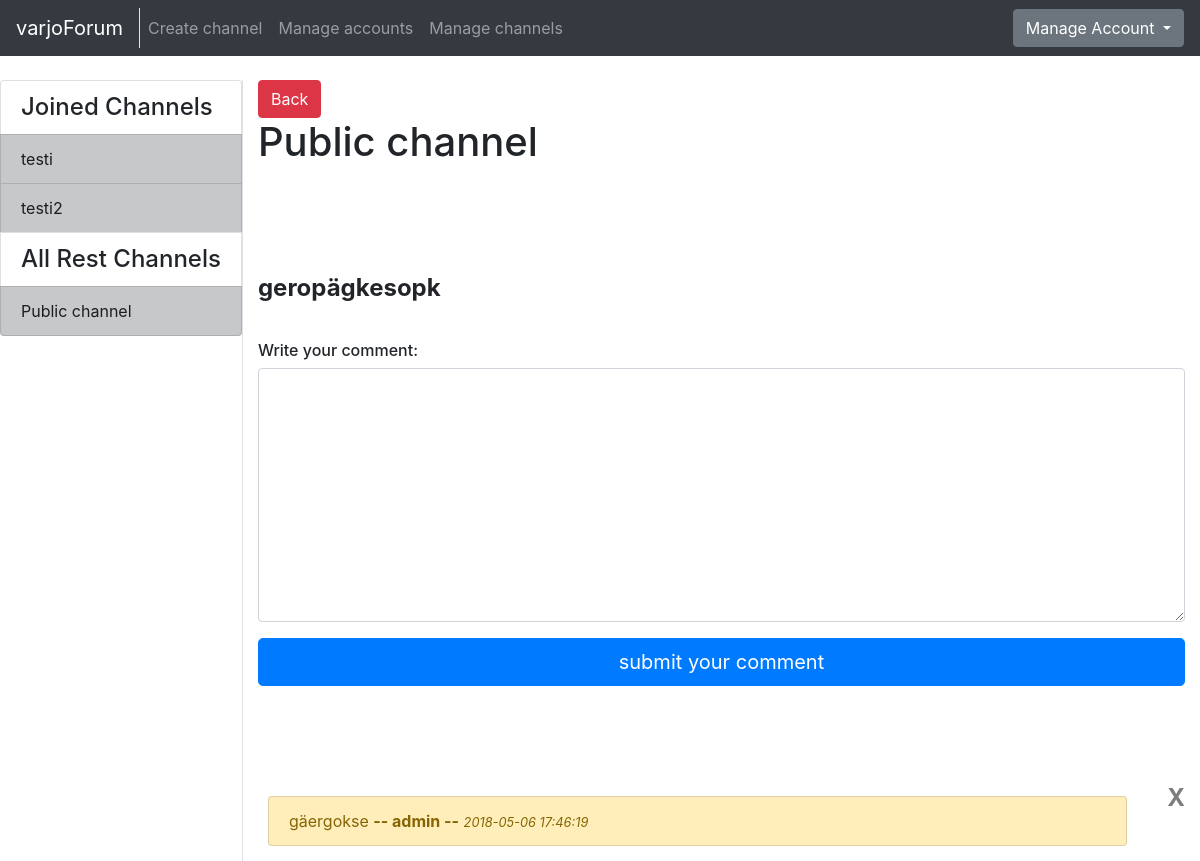
The app's page /channels/message/1/2/ (signed in) with its own data.
### application/channels/models.py (models this page shows, shortened)
class Channel(Base):
    name = db.Column(db.String(144), nullable=False)
    introduction = db.Column(db.Text, nullable=False)
    messages = db.relationship("Message", backref='Channel', lazy=True)
    accounts = db.relationship('Account', secondary=accounts, lazy='subquery',
        backref=db.backref('channels', lazy=True))
    @staticmethod
    def get_my_channels(account_id):
        stmt = text("SELECT Channel.id, Channel.name"
                    " FROM Channel, Account, Accounts"
                    " WHERE Channel.id = Accounts.channel_id"
                    " AND Account.id = Accounts.account_id"
                    " AND Account.id = :account_id").params(account_id=account_id)
        res = db.engine.execute(stmt)
        response = []
        for row in res:
            response.append({"channel_id":row[0], "channel_name":row[1]})
        return response
    @staticmethod
    def get_channels_where_not_in(account_id):
        stmt = text("SELECT channel.id, channel.name"
                    " FROM Channel"
                    " WHERE Channel.id NOT IN ("
                        " SELECT Channel.id"
                            " FROM Channel, Account, Accounts"
                            " WHERE Channel.id = Accounts.channel_id"
                            " AND Account.id = Accounts.account_id"
                            " AND Account.id = :account_id"
                    " )").params(account_id=account_id)
        res = db.engine.execute(stmt)
        response = []
        for row in res:
            response.append({"id":row[0], "name":row[1]})
        return response

### application/messages/models.py (models this page shows, shortened)
class Message(Base):
    body = db.Column(db.Text, nullable=False)
    writer = db.Column(db.String(144), nullable=False)
    account_id = db.Column(db.Integer, db.ForeignKey('account.id'), nullable=False)
    channel_id = db.Column(db.Integer, db.ForeignKey('channel.id'), nullable=False)
    comments = db.relationship("Comment", backref='message', lazy=True)

### application/comments/models.py (models this page shows, shortened)
class Comment(Base):
  body = db.Column(db.Text, nullable=False)
  writer = db.Column(db.String(144), nullable=False)
  message_id = db.Column(db.Integer, db.ForeignKey('message.id'), nullable=False)
  account_id = db.Column(db.Integer, db.ForeignKey('account.id'), nullable=False)

### application/messages/views.py (the view)
@app.route("/channels/message/<channel_id>/<message_id>/", methods=["GET"])
@login_required
def message_index(channel_id, message_id):
    c = Channel.query.get(channel_id)
    m = Message.query.get(message_id)
    comments = []
    if m is not None:
        comments = m.comments
    return render_template("messages/message.html", channel = c, message = m, comments = comments, messageform=MessageForm(),
        all_channels = Channel.get_channels_where_not_in(current_user.id), my_channels = Channel.get_my_channels(current_user.id))

### application/messages/forms.py
class MessageForm(FlaskForm):
  body = TextAreaField("Write your message: ", [validators.length(min=2)])
  class Meta:
    csrf = False

### application/__init__.py (called while the page is built)
@login_manager.user_loader
def load_user(account_id):
  return Account.query.get(account_id)

### application/templates/messages/message.html (shortened to what this page needs)
{% extends "layout.html" %}
{% block body %}
  <a href="{{ url_for('one_channel_index', channel_id=channel.id, sort='first') }}">
    <button type="submit" class="btn btn-danger">Back</button>
  </a>
<h1 style="padding-bottom: 100px">{{ channel.name }}</h1>
<h4><b>{{ message.body }}</b></h4>
<form method="POST" action="{{ url_for('message_new_comment', channel_id=channel.id, message_id=message.id) }}"
    name="messageform" style="padding-bottom: 100px; padding-top: 30px">
  <div class="form-group">
      <h6>Write your comment: </h6>
      {{ messageform.body(class="form-control", rows=10) }}
  </div>
  <button type="submit" class="btn btn-primary btn-lg btn-block" >submit your comment</button>
</form>
{% for comment in comments %}
<div class="row">
  <div class="col">
    <div class="list-group" style="padding: 10px">
      <ul class="list-group" style="padding: ">
        <div class="" style="padding-bottom: 5px">
          <li class="list-group-item list-group-item-warning" >
            {{ comment.body }} <b>-- {{ comment.writer }} --</b>   <i><small>{{ comment.date_created }}</small></i>
          </li>
        </div>
      </ul>
    </div>
  </div>
  <div class="col-md-auto">
    {% if current_user.admin == True or current_user.id == comment.account_id %}
    <form action="{{ url_for('comment_delete', channel_id=channel.id, message_id=message.id, comment_id=comment.id) }}" method="POST">
      <button type="submit" class="close">X</button>
    </form>
    {% endif %}
  </div>
</div>
{% endfor %}
{% endblock %}

### application/templates/layout.html (shortened to what this page needs)
<!DOCTYPE html>
  <html>
    <head>
      <link rel="stylesheet" href="https://maxcdn.bootstrapcdn.com/bootstrap/4.0.0/css/bootstrap.min.css">
    </head>
    <body>
      <nav class="navbar navbar-expand-md navbar-dark bg-dark mb-4">
        <div class="border-right">
          <a class="navbar-brand" href="{{ url_for('index') }}">varjoForum</a>
        </div>
        <div class="collapse navbar-collapse" id="navbarCollapse">
          <ul class="navbar-nav mr-auto">
            {% if current_user.is_authenticated %}
              <li class="nav-item">
                <a class="nav-link" href="{{ url_for('channel_form') }}">Create channel</a>
              </li>
            {% endif %}
            {% if current_user.admin == True %}
              <li class="nav-item">
                <a class="nav-link" href="{{ url_for('account_list') }}">Manage accounts</a>
              </li>
              <li class="nav-item">
                <a href="{{ url_for('channel_manager') }}" class="nav-link">Manage channels</a>
              </li>
            {% endif %}
          </ul>
            <div class="btn-group">
              <button type="button" class="btn btn-secondary dropdown-toggle" data-toggle="dropdown" aria-haspopup="true" aria-expanded="false">
                {% if current_user.is_authenticated %}
                  Manage Account
                {% else %}
                  Login
                {% endif %}
              </button>
            </div>
        </div>
      </nav>
      <div class="container-fluid" >
        <div class="row">
            <div class="border-right">
              <div class="col-sx" >
                <div style="float: left">
                  <div class="list-group">
                  {% if current_user.is_authenticated %}
                    {% if my_channels %}
                    <h4 class="list-group-item">Joined Channels</h4>
                    {% endif %}
                    {% for my_channel in my_channels %}
                        <a href="{{ url_for('one_channel_index', channel_id=my_channel.channel_id, sort='first') }}"
                            class="list-group-item list-group-item-action list-group-item-dark">
                        {{ my_channel.channel_name }}
                        </a>
                    {% endfor %}
                    <h4 class="list-group-item">All Rest Channels</h4>
                {% else %}
                {% if all_channels %}
                <h4 class="list-group-item">All Channels</h4>
                {% endif %}
                {% endif %}
                {% for channel in all_channels %}
                <a href="{{ url_for('one_channel_index', channel_id=channel.id, sort='first') }}"
                    class="list-group-item list-group-item-action list-group-item-dark">
                  {{ channel.name }}
                </a>
                {% endfor %}
              </div>
              </div>
              </div>
          </div>
          <div class="col">
            {% block body %}{% endblock %}
          </div>
        </div>
    </body>
  </html>

### records on screen
Channel: channel_name "testi"
Channel: channel_name "testi2"
Channel: name "Public channel"
Message: body "geropägkesopk"
Comment: body "gäergokse", writer "admin", date_created "2018-05-06 17:46:19"
